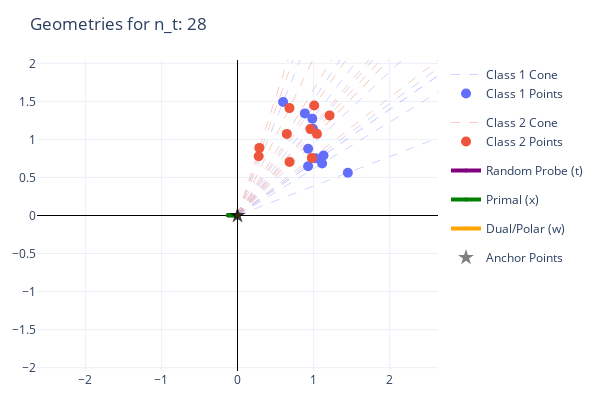
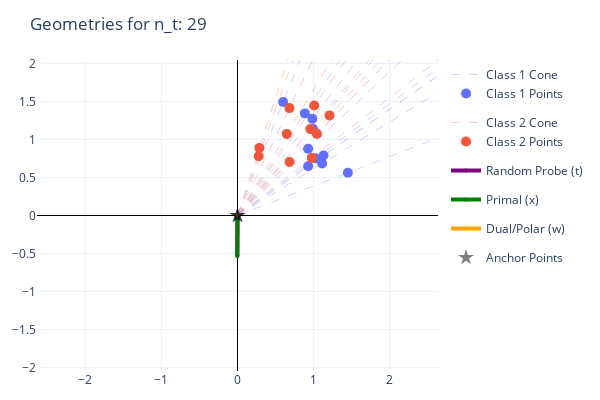
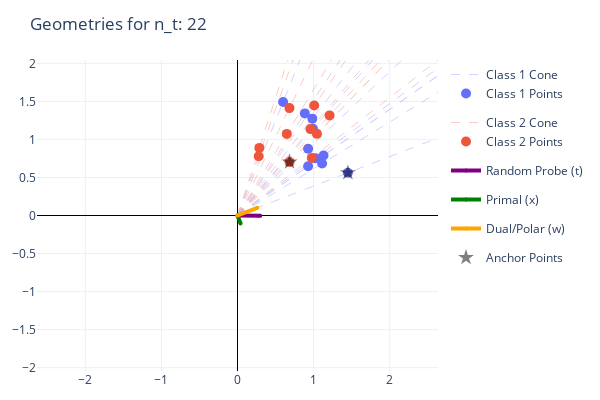
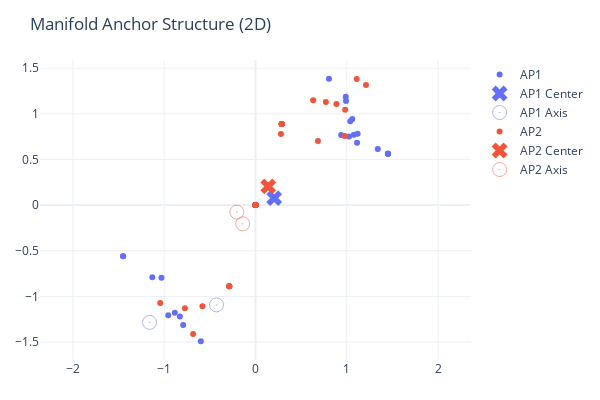

The notebook cell saved with these charts, in order:
### Code cell
for f in figs:
    f.show()

### Figure 1 — Plotly figure (JSON) as saved in the notebook; plotly's stock layout.template omitted (floating-point values rounded to 4 significant figures)
{"data": [{"hoverinfo": "skip", "legendgroup": "group0", "line": {"color": "#636EFA", "dash": "dash", "width": 1}, "mode": "lines", "name": "Class 1 Cone", "opacity": 0.3, "type": "scatter", "x": [0.0, 6.751, NaN, 0.0, 6.118, NaN, 0.0, 3.579, NaN, 0.0, 8.663, NaN, 0.0, 5.54, NaN, 0.0, 5.922, NaN, 0.0, 6.643, NaN, 0.0, 5.543, NaN, 0.0, 5.284, NaN, 0.0, 5.872, NaN], "y": [0.0, 4.712, NaN, 0.0, 4.494, NaN, 0.0, 8.906, NaN, 0.0, 3.352, NaN, 0.0, 3.86, NaN, 0.0, 6.81, NaN, 0.0, 4.079, NaN, 0.0, 5.239, NaN, 0.0, 8.016, NaN, 0.0, 7.603, NaN]}, {"legendgroup": "group0", "marker": {"color": "#636EFA", "size": 10}, "mode": "markers", "name": "Class 1 Points", "type": "scatter", "x": [1.13, 1.024, 0.5992, 1.45, 0.9275, 0.9915, 1.112, 0.9281, 0.8847, 0.9831], "y": [0.7889, 0.7523, 1.491, 0.5612, 0.6462, 1.14, 0.6828, 0.8771, 1.342, 1.273]}, {"hoverinfo": "skip", "legendgroup": "group1", "line": {"color": "#EF553B", "dash": "dash", "width": 1}, "mode": "lines", "name": "Class 2 Cone", "opacity": 0.3, "type": "scatter", "x": [0.0, 6.023, NaN, 0.0, 5.727, NaN, 0.0, 1.716, NaN, 0.0, 4.079, NaN, 0.0, 5.835, NaN, 0.0, 6.233, NaN, 0.0, 7.228, NaN, 0.0, 4.086, NaN, 0.0, 1.663, NaN, 0.0, 3.87, NaN], "y": [0.0, 8.634, NaN, 0.0, 6.781, NaN, 0.0, 5.305, NaN, 0.0, 8.43, NaN, 0.0, 4.523, NaN, 0.0, 6.408, NaN, 0.0, 7.856, NaN, 0.0, 4.194, NaN, 0.0, 4.657, NaN, 0.0, 6.406, NaN]}, {"legendgroup": "group1", "marker": {"color": "#EF553B", "size": 10}, "mode": "markers", "name": "Class 2 Points", "type": "scatter", "x": [1.008, 0.9588, 0.2873, 0.683, 0.9769, 1.044, 1.21, 0.684, 0.2785, 0.6479], "y": [1.446, 1.135, 0.8882, 1.411, 0.7573, 1.073, 1.315, 0.7021, 0.7797, 1.072]}, {"line": {"color": "purple", "width": 4}, "marker": {"color": "purple", "size": 4}, "mode": "lines+markers", "name": "Random Probe (t)", "type": "scatter", "x": [0.0, -0.1286], "y": [0.0, 0.002845]}, {"line": {"color": "green", "width": 4}, "marker": {"color": "green", "size": 4}, "mode": "lines+markers", "name": "Primal (x)", "type": "scatter", "x": [0.0, -0.1286], "y": [0.0, 0.00284]}, {"line": {"color": "orange", "width": 4}, "marker": {"color": "orange", "size": 4}, "mode": "lines+markers", "name": "Dual/Polar (w)", "type": "scatter", "x": [0.0, -8.628e-06], "y": [0.0, 4.88e-06]}, {"marker": {"color": "black", "opacity": 0.5, "size": 12, "symbol": "star"}, "mode": "markers", "name": "Anchor Points", "type": "scatter", "x": [0.0, 0.0], "y": [0.0, 0.0]}], "layout": {"height": 400, "margin": {"b": 20, "l": 20, "r": 20, "t": 60}, "title": {"text": "Geometries for n_t: 28"}, "width": 600, "xaxis": {"range": [-1.991, 1.991], "zeroline": true, "zerolinecolor": "black", "zerolinewidth": 1}, "yaxis": {"range": [-1.991, 1.991], "scaleanchor": "x", "scaleratio": 1, "zeroline": true, "zerolinecolor": "black", "zerolinewidth": 1}}}

### Figure 2 — Plotly figure (JSON) as saved in the notebook; plotly's stock layout.template omitted (floating-point values rounded to 4 significant figures)
{"data": [{"hoverinfo": "skip", "legendgroup": "group0", "line": {"color": "#636EFA", "dash": "dash", "width": 1}, "mode": "lines", "name": "Class 1 Cone", "opacity": 0.3, "type": "scatter", "x": [0.0, 6.751, NaN, 0.0, 6.118, NaN, 0.0, 3.579, NaN, 0.0, 8.663, NaN, 0.0, 5.54, NaN, 0.0, 5.922, NaN, 0.0, 6.643, NaN, 0.0, 5.543, NaN, 0.0, 5.284, NaN, 0.0, 5.872, NaN], "y": [0.0, 4.712, NaN, 0.0, 4.494, NaN, 0.0, 8.906, NaN, 0.0, 3.352, NaN, 0.0, 3.86, NaN, 0.0, 6.81, NaN, 0.0, 4.079, NaN, 0.0, 5.239, NaN, 0.0, 8.016, NaN, 0.0, 7.603, NaN]}, {"legendgroup": "group0", "marker": {"color": "#636EFA", "size": 10}, "mode": "markers", "name": "Class 1 Points", "type": "scatter", "x": [1.13, 1.024, 0.5992, 1.45, 0.9275, 0.9915, 1.112, 0.9281, 0.8847, 0.9831], "y": [0.7889, 0.7523, 1.491, 0.5612, 0.6462, 1.14, 0.6828, 0.8771, 1.342, 1.273]}, {"hoverinfo": "skip", "legendgroup": "group1", "line": {"color": "#EF553B", "dash": "dash", "width": 1}, "mode": "lines", "name": "Class 2 Cone", "opacity": 0.3, "type": "scatter", "x": [0.0, 6.023, NaN, 0.0, 5.727, NaN, 0.0, 1.716, NaN, 0.0, 4.079, NaN, 0.0, 5.835, NaN, 0.0, 6.233, NaN, 0.0, 7.228, NaN, 0.0, 4.086, NaN, 0.0, 1.663, NaN, 0.0, 3.87, NaN], "y": [0.0, 8.634, NaN, 0.0, 6.781, NaN, 0.0, 5.305, NaN, 0.0, 8.43, NaN, 0.0, 4.523, NaN, 0.0, 6.408, NaN, 0.0, 7.856, NaN, 0.0, 4.194, NaN, 0.0, 4.657, NaN, 0.0, 6.406, NaN]}, {"legendgroup": "group1", "marker": {"color": "#EF553B", "size": 10}, "mode": "markers", "name": "Class 2 Points", "type": "scatter", "x": [1.008, 0.9588, 0.2873, 0.683, 0.9769, 1.044, 1.21, 0.684, 0.2785, 0.6479], "y": [1.446, 1.135, 0.8882, 1.411, 0.7573, 1.073, 1.315, 0.7021, 0.7797, 1.072]}, {"line": {"color": "purple", "width": 4}, "marker": {"color": "purple", "size": 4}, "mode": "lines+markers", "name": "Random Probe (t)", "type": "scatter", "x": [0.0, -0.002481], "y": [0.0, -0.5315]}, {"line": {"color": "green", "width": 4}, "marker": {"color": "green", "size": 4}, "mode": "lines+markers", "name": "Primal (x)", "type": "scatter", "x": [0.0, -0.002474], "y": [0.0, -0.5314]}, {"line": {"color": "orange", "width": 4}, "marker": {"color": "orange", "size": 4}, "mode": "lines+markers", "name": "Dual/Polar (w)", "type": "scatter", "x": [0.0, -6.206e-06], "y": [0.0, -1.019e-05]}, {"marker": {"color": "black", "opacity": 0.5, "size": 12, "symbol": "star"}, "mode": "markers", "name": "Anchor Points", "type": "scatter", "x": [0.0, 0.0], "y": [0.0, 0.0]}], "layout": {"height": 400, "margin": {"b": 20, "l": 20, "r": 20, "t": 60}, "title": {"text": "Geometries for n_t: 29"}, "width": 600, "xaxis": {"range": [-1.991, 1.991], "zeroline": true, "zerolinecolor": "black", "zerolinewidth": 1}, "yaxis": {"range": [-1.991, 1.991], "scaleanchor": "x", "scaleratio": 1, "zeroline": true, "zerolinecolor": "black", "zerolinewidth": 1}}}

### Figure 3 — Plotly figure (JSON) as saved in the notebook; plotly's stock layout.template omitted (floating-point values rounded to 4 significant figures)
{"data": [{"hoverinfo": "skip", "legendgroup": "group0", "line": {"color": "#636EFA", "dash": "dash", "width": 1}, "mode": "lines", "name": "Class 1 Cone", "opacity": 0.3, "type": "scatter", "x": [0.0, 6.751, NaN, 0.0, 6.118, NaN, 0.0, 3.579, NaN, 0.0, 8.663, NaN, 0.0, 5.54, NaN, 0.0, 5.922, NaN, 0.0, 6.643, NaN, 0.0, 5.543, NaN, 0.0, 5.284, NaN, 0.0, 5.872, NaN], "y": [0.0, 4.712, NaN, 0.0, 4.494, NaN, 0.0, 8.906, NaN, 0.0, 3.352, NaN, 0.0, 3.86, NaN, 0.0, 6.81, NaN, 0.0, 4.079, NaN, 0.0, 5.239, NaN, 0.0, 8.016, NaN, 0.0, 7.603, NaN]}, {"legendgroup": "group0", "marker": {"color": "#636EFA", "size": 10}, "mode": "markers", "name": "Class 1 Points", "type": "scatter", "x": [1.13, 1.024, 0.5992, 1.45, 0.9275, 0.9915, 1.112, 0.9281, 0.8847, 0.9831], "y": [0.7889, 0.7523, 1.491, 0.5612, 0.6462, 1.14, 0.6828, 0.8771, 1.342, 1.273]}, {"hoverinfo": "skip", "legendgroup": "group1", "line": {"color": "#EF553B", "dash": "dash", "width": 1}, "mode": "lines", "name": "Class 2 Cone", "opacity": 0.3, "type": "scatter", "x": [0.0, 6.023, NaN, 0.0, 5.727, NaN, 0.0, 1.716, NaN, 0.0, 4.079, NaN, 0.0, 5.835, NaN, 0.0, 6.233, NaN, 0.0, 7.228, NaN, 0.0, 4.086, NaN, 0.0, 1.663, NaN, 0.0, 3.87, NaN], "y": [0.0, 8.634, NaN, 0.0, 6.781, NaN, 0.0, 5.305, NaN, 0.0, 8.43, NaN, 0.0, 4.523, NaN, 0.0, 6.408, NaN, 0.0, 7.856, NaN, 0.0, 4.194, NaN, 0.0, 4.657, NaN, 0.0, 6.406, NaN]}, {"legendgroup": "group1", "marker": {"color": "#EF553B", "size": 10}, "mode": "markers", "name": "Class 2 Points", "type": "scatter", "x": [1.008, 0.9588, 0.2873, 0.683, 0.9769, 1.044, 1.21, 0.684, 0.2785, 0.6479], "y": [1.446, 1.135, 0.8882, 1.411, 0.7573, 1.073, 1.315, 0.7021, 0.7797, 1.072]}, {"line": {"color": "purple", "width": 4}, "marker": {"color": "purple", "size": 4}, "mode": "lines+markers", "name": "Random Probe (t)", "type": "scatter", "x": [0.0, 0.3], "y": [0.0, -0.00298]}, {"line": {"color": "green", "width": 4}, "marker": {"color": "green", "size": 4}, "mode": "lines+markers", "name": "Primal (x)", "type": "scatter", "x": [0.0, 0.04011], "y": [0.0, -0.1036]}, {"line": {"color": "orange", "width": 4}, "marker": {"color": "orange", "size": 4}, "mode": "lines+markers", "name": "Dual/Polar (w)", "type": "scatter", "x": [0.0, 0.2599], "y": [0.0, 0.1006]}, {"marker": {"color": "black", "opacity": 0.5, "size": 12, "symbol": "star"}, "mode": "markers", "name": "Anchor Points", "type": "scatter", "x": [1.45, 0.684], "y": [0.5612, 0.7021]}], "layout": {"height": 400, "margin": {"b": 20, "l": 20, "r": 20, "t": 60}, "title": {"text": "Geometries for n_t: 22"}, "width": 600, "xaxis": {"range": [-1.991, 1.991], "zeroline": true, "zerolinecolor": "black", "zerolinewidth": 1}, "yaxis": {"range": [-1.991, 1.991], "scaleanchor": "x", "scaleratio": 1, "zeroline": true, "zerolinecolor": "black", "zerolinewidth": 1}}}

### Figure 4 — Plotly figure (JSON) as saved in the notebook; plotly's stock layout.template omitted (floating-point values rounded to 4 significant figures)
{"data": [{"marker": {"color": "#636EFA"}, "mode": "markers", "name": "AP1", "type": "scatter", "x": [-0.9559, 0.0, 1.038, 1.45, 0.0, 1.45, 0.0, 0.0, 1.06, -1.45, 0.0, 0.9885, 0.0, 0.0, -0.5992, 1.112, 0.0, -1.45, -0.8838, 0.8043, 1.077, 1.024, 1.45, -0.7922, 0.0, 0.938, -1.13, 1.119, 0.0, 0.0, 0.0, -1.03, 1.45, 0.0, 0.9915, 1.339, 0.0, 0.0, -0.828, 0.0], "y": [-1.207, 0.0, 0.9189, 0.5612, 0.0, 0.5612, 0.0, 0.0, 0.9437, -0.5612, 0.0, 1.187, 0.0, 0.0, -1.491, 0.6828, 0.0, -0.5612, -1.178, 1.384, 0.7706, 0.7523, 0.5612, -1.312, 0.0, 0.7683, -0.7889, 0.7802, 0.0, 0.0, 0.0, -0.7947, 0.5612, 0.0, 1.14, 0.6156, 0.0, 0.0, -1.22, 0.0]}, {"marker": {"color": "#636EFA", "size": 14, "symbol": "x"}, "mode": "markers", "name": "AP1 Center", "type": "scatter", "x": [0.2043], "y": [0.07683]}, {"marker": {"color": "#636EFA", "opacity": 0.5, "size": 14, "symbol": "circle-open-dot"}, "mode": "markers", "name": "AP1 Axis", "type": "scatter", "x": [-1.16, -0.4272], "y": [-1.284, -1.093]}, {"marker": {"color": "#EF553B"}, "mode": "markers", "name": "AP2", "type": "scatter", "x": [-0.2873, 0.0, 0.8865, 0.9769, 0.2785, 1.21, 0.0, 0.0, 0.2873, -1.044, 0.6313, 0.2873, 0.2873, 0.0, -0.2873, 0.0, 0.0, 0.0, -0.7732, 0.2873, 0.0, 0.2873, 0.684, -0.581, 0.0, 0.2873, 0.0, 0.982, 0.0, 0.0, 0.0, -0.2873, 1.109, 0.2873, 0.2873, 0.7711, 0.0, -0.683, -0.2873, 0.0], "y": [-0.8882, 0.0, 1.108, 0.7573, 0.7797, 1.315, 0.0, 0.0, 0.8882, -1.073, 1.15, 0.8882, 0.8882, 0.0, -0.8882, 0.0, 0.0, 0.0, -1.129, 0.8882, 0.0, 0.8882, 0.7021, -1.109, 0.0, 0.8882, 0.0, 1.043, 0.0, 0.0, 0.0, -0.8882, 1.381, 0.8882, 0.8882, 1.129, 0.0, -1.411, -0.8882, 0.0]}, {"marker": {"color": "#EF553B", "size": 14, "symbol": "x"}, "mode": "markers", "name": "AP2 Center", "type": "scatter", "x": [0.1399], "y": [0.2049]}, {"marker": {"color": "#EF553B", "opacity": 0.5, "size": 14, "symbol": "circle-open-dot"}, "mode": "markers", "name": "AP2 Axis", "type": "scatter", "x": [-0.2043, -0.1399], "y": [-0.07683, -0.2049]}], "layout": {"height": 400, "margin": {"b": 40, "l": 40, "r": 40, "t": 60}, "title": {"text": "Manifold Anchor Structure (2D)"}, "width": 600, "xaxis": {"scaleanchor": "y", "scaleratio": 1}, "yaxis": {"constrain": "domain"}}}
